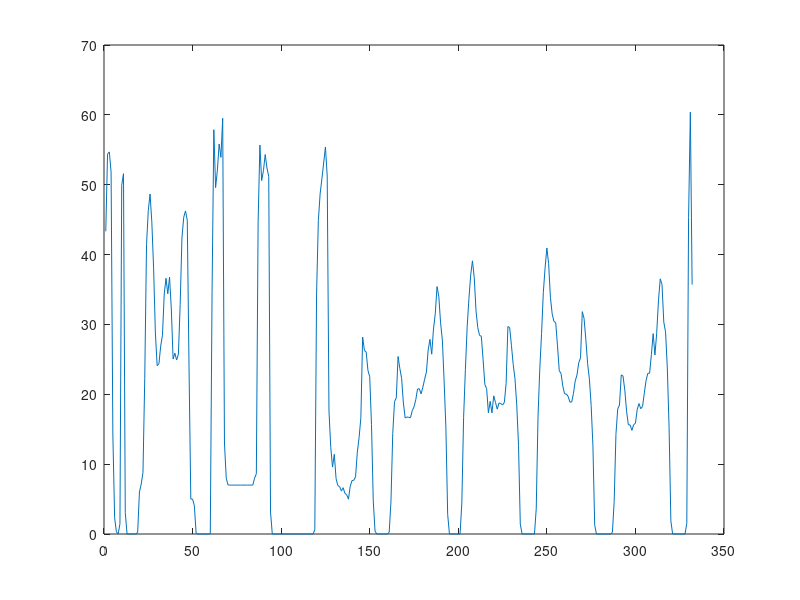

Write the MATLAB code that produced this figure.
% function plate=finetune(sbw)
% 
% 
clear
close all
clc
load sbw
figure
imshow(sbw)
%%
sum_row=sum(sbw);
i=1:length(sum_row);
plot(i, sum_row, '-');

sum_col=sum(sbw,2);